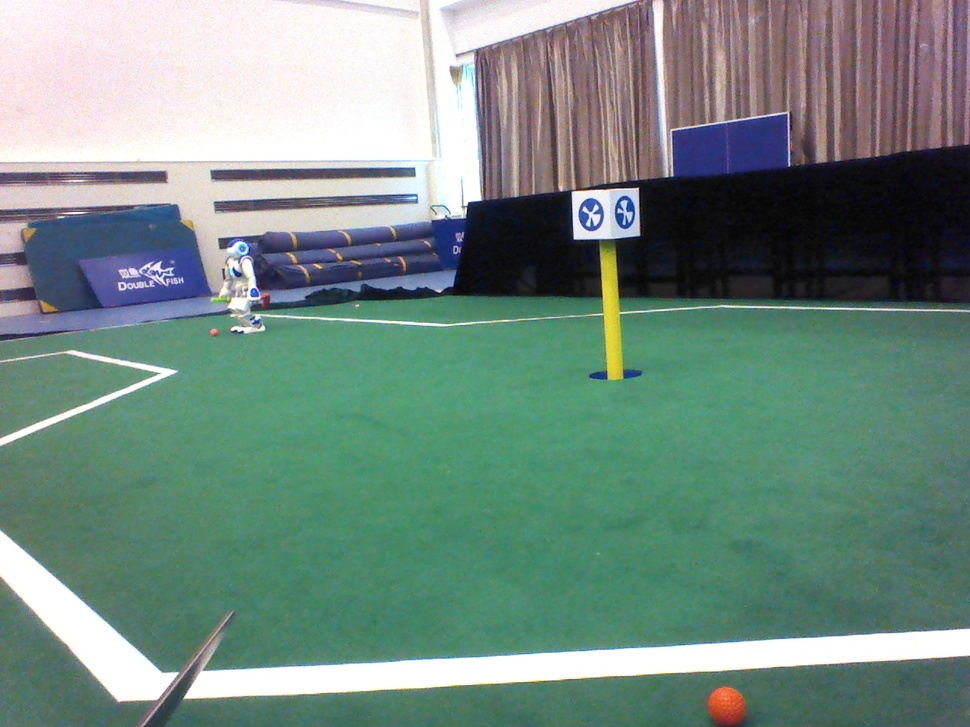
#> input picture 03 Mouse as a Paint-Brush/image.jpg, 970 x 727 px, shrunk from 1280 x 960 before the run, given in place of the camera
$ python 'yellow stick.py'   (older library calls are emulated)
#> lines starting #> are read from the running program, lines starting #| are printed output that depends on the picture; after the words box and inside, x2 and y2 are one past the last pixel; in counts of white or black regions, pixels touching at a corner belong together
import cv2
import numpy as np

cap = cv2.VideoCapture(0)
while(1):
    # Take each frame
    _, frame = cap.read()
#> frame is the input picture: shape (727, 970, 3); mean B, G, R 129.3, 139.1, 115
    # Convert BGR to HSV
    hsv = cv2.cvtColor(frame, cv2.COLOR_BGR2HSV)
#> hsv: shape (727, 970, 3); mean H, S, V 82, 74, 146.9
    # define range of blue color in HSV
    lower_yellow = np.array([11,43,46])
    upper_yellow = np.array([34,255,255])
    # Threshold the HSV image to get only yellows colors
    mask2 = cv2.inRange(hsv, lower_yellow, upper_yellow)
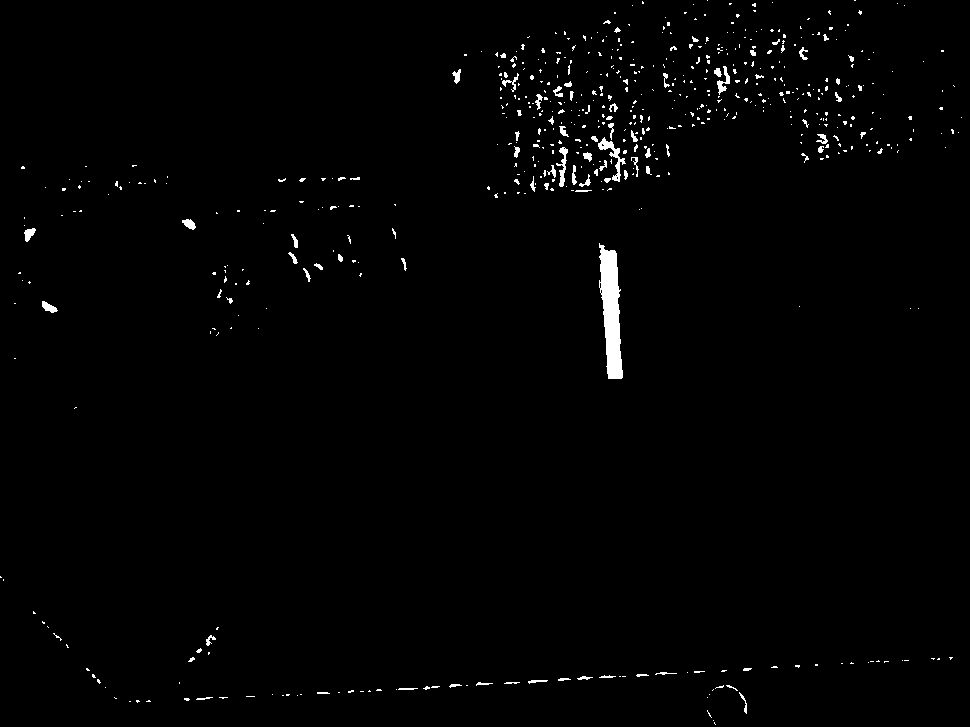
#> mask2: shape (727, 970); 1.2% white; 599 white regions (515 under 20 px)

    #contours operation
    ret,thresh = cv2.threshold(mask2,127,255,0)
    #im2,contours,hierarchy = cv2.findContours(thresh, 1, 2)
    im2,contours, hierarchy = cv2.findContours(thresh,cv2.RETR_TREE,cv2.CHAIN_APPROX_SIMPLE)
#> contours = 605 contours, 566 with area under 20; largest, box (x1, y1, x2, y2) and area: (599, 243, 623, 379) 1946, (598, 137, 626, 182) 252, (556, 147, 568, 187) 136, (717, 66, 730, 95) 104, (42, 301, 58, 313) 86
    if len(contours):
        area_max = 0
        MA = 0

        #search the biggest area of this picture
        for i in range(len(contours)):
            area = cv2.contourArea(contours[i])
            if area > area_max:
                area_max = area
                MA = i
#> this loop made 605 passes
#> (area, area_max) on passes 19, 72, 93, 116: (25, 25), (30.5, 30.5), (85.5, 85.5), (1946, 1946)
#> area on passes 39, 44: 24.5, 20
#> after the loop, MA = 115; area_max = 1946
        if area_max > 25:
            rect = cv2.minAreaRect(contours[MA])
#> rect = ((611.5, 310.4), (20.74, 136.4), -5.06)
            box = cv2.boxPoints(rect)
#> box = [[607.2, 379.2], [595.1, 243.3], [615.8, 241.5], [627.8, 377.4]]
            box = np.int0(box)
#> box = [[607, 379], [595, 243], [615, 241], [627, 377]]
            cv2.drawContours(frame,[box],0,(0,255,0),2)
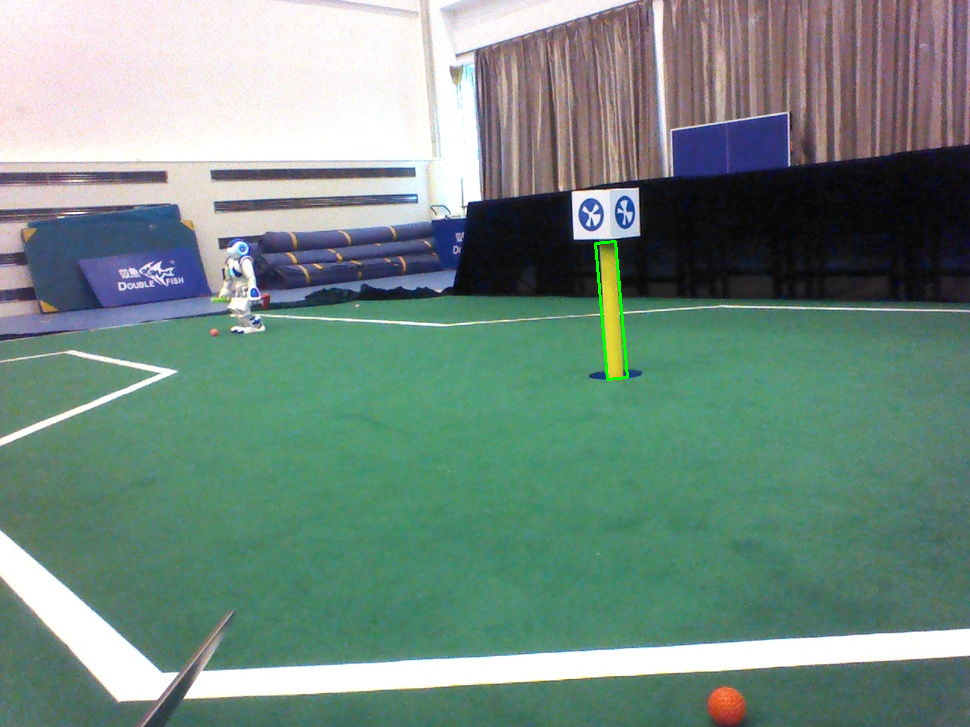
#> frame: shape (727, 970, 3); 0.13% of pixels changed, all inside (x1, y1, x2, y2) = (594, 240, 629, 381)
            #calculate the center of yellow area
            M = cv2.moments(contours[MA])
#> M = moments, m00 1946, centre m10/m00, m01/m00 = (610.7, 311)
            cx = int(M['m10']/M['m00'])
#> cx = 610
            cy = int(M['m01']/M['m00'])
#> cy = 311
            cv2.circle(frame,(cx,cy),5,(0,0,255),-1)
#> frame: shape (727, 970, 3); 0.01% of pixels changed, all inside (x1, y1, x2, y2) = (605, 306, 616, 317)
        else:
            print("no object")
    # Bitwise-AND mask and original image
    res = cv2.bitwise_and(frame,frame, mask= mask2)
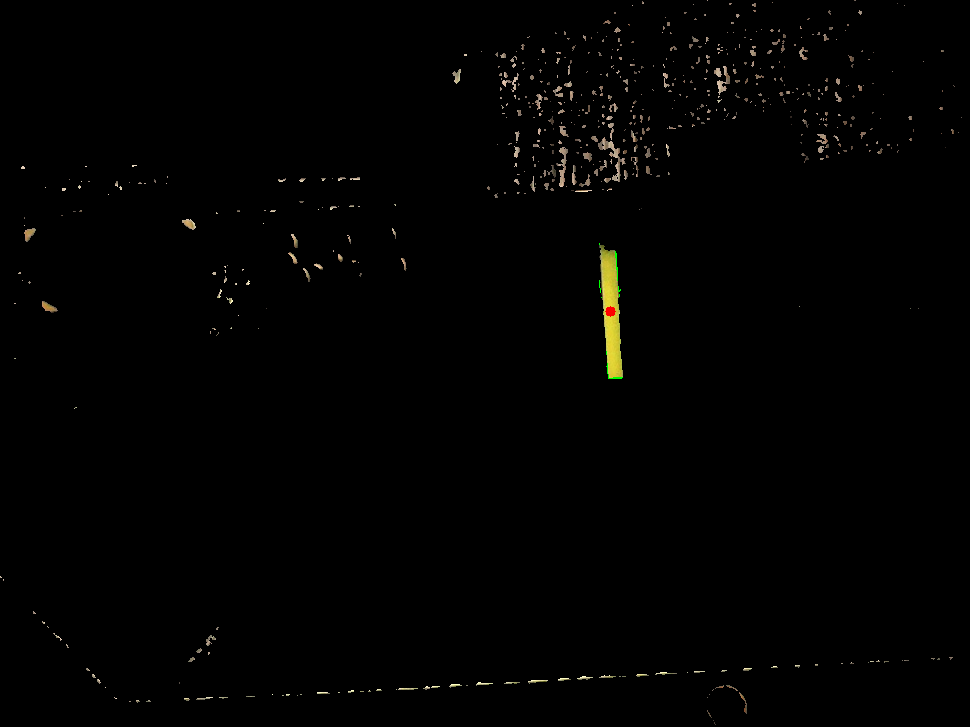
#> res: shape (727, 970, 3); mean B, G, R 1.2, 1.8, 2

    cv2.imshow('frame',frame)
    cv2.imshow('res',res)
    k = cv2.waitKey(5) & 0xFF
#> (key Esc is pressed here)
    if k == 27:
        break
cv2.destroyAllWindows()

$ run again, on 03 Mouse as a Paint-Brush/rb_detector.jpg
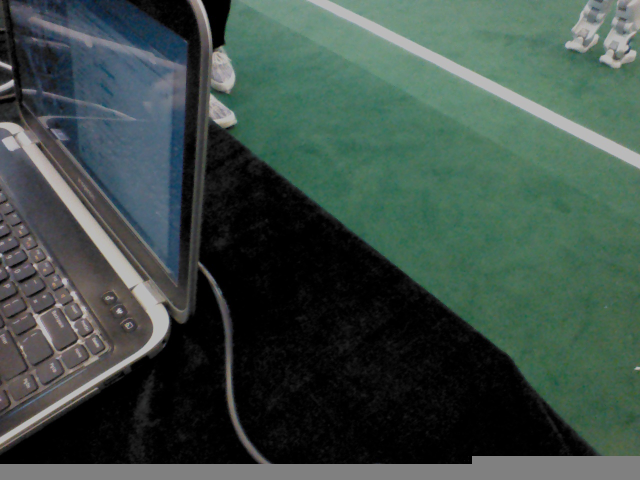
#> input picture 03 Mouse as a Paint-Brush/rb_detector.jpg, 1280 x 960 px, given in place of the camera (shown at 1/2 size)
#> frame is the input picture: shape (960, 1280, 3); mean B, G, R 70.1, 76.9, 60.7
#> hsv: shape (960, 1280, 3); mean H, S, V 52.8, 49.7, 79.7
#> `mask2 = cv2.inRange(hsv, lower_yellow, upper_yellow)`:
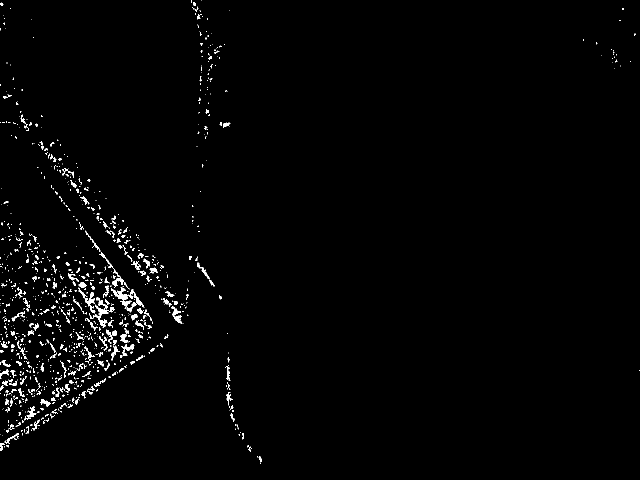
#> mask2: shape (960, 1280) (shown at 1/2 size); 1.5% white; 1032 white regions (787 under 20 px)
#> contours = 1079 contours, 942 with area under 20; largest, box (x1, y1, x2, y2) and area: (222, 574, 256, 601) 314, (253, 578, 289, 625) 312, (201, 504, 259, 579) 296, (342, 612, 365, 647) 237, (170, 584, 191, 627) 222
#> the loop `for i in range(len(contours)):` made 1079 passes
#> (area, area_max) on passes 2, 8, 17, 67, 318, 517, 614, 625: (27.5, 27.5), (62, 62), (87, 87), (166.5, 166.5), (198.5, 198.5), (237, 237), (312.5, 312.5), (313.5, 313.5)
#> after the loop `for i in range(len(contours)):`: MA = 624; area_max = 313.5
#> rect = ((238.9, 587.8), (31, 26.45), -8.53)
#> `box = cv2.boxPoints(rect)`: box = [[225.5, 603.2], [221.6, 577.1], [252.2, 572.5], [256.1, 598.6]]
#> `box = np.int0(box)`: box = [[225, 603], [221, 577], [252, 572], [256, 598]]
#> M = moments, m00 313.5, centre m10/m00, m01/m00 = (241.4, 588.6)
#> cx = 241
#> cy = 588
#> `res = cv2.bitwise_and(frame,frame, mask= mask2)`:
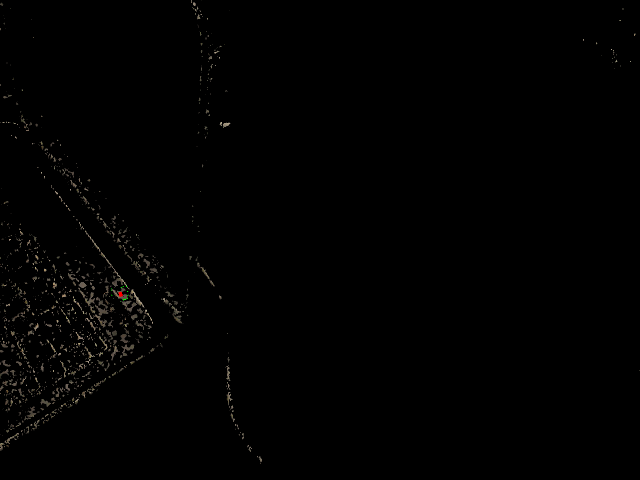
#> res: shape (960, 1280, 3) (shown at 1/2 size); mean B, G, R 1.1, 1.4, 1.5
